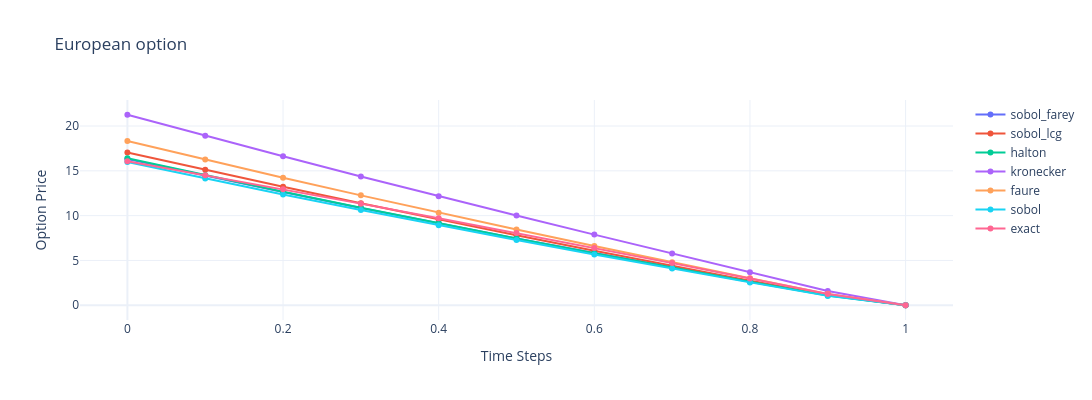

Notebook code for this chart:
### Code cell
title = 'European option'
dff = df['European']
sobol_seq.plot_option(dff, title)

### Figure 1 — Plotly figure (JSON) as saved in the notebook; plotly's stock layout.template omitted (floating-point values rounded to 4 significant figures)
{"data": [{"mode": "lines+markers", "name": "sobol_farey", "type": "scatter", "x": [0, 0.1, 0.2, 0.3, 0.4, 0.5, 0.6, 0.7, 0.8, 0.9, 1], "y": [16.32, 14.45, 12.63, 10.86, 9.141, 7.463, 5.83, 4.233, 2.667, 1.138, 0]}, {"mode": "lines+markers", "name": "sobol_lcg", "type": "scatter", "x": [0, 0.1, 0.2, 0.3, 0.4, 0.5, 0.6, 0.7, 0.8, 0.9, 1], "y": [17.06, 15.12, 13.22, 11.37, 9.57, 7.811, 6.09, 4.402, 2.747, 1.136, 0]}, {"mode": "lines+markers", "name": "halton", "type": "scatter", "x": [0, 0.1, 0.2, 0.3, 0.4, 0.5, 0.6, 0.7, 0.8, 0.9, 1], "y": [16.4, 14.52, 12.68, 10.89, 9.149, 7.453, 5.8, 4.188, 2.616, 1.086, 0]}, {"mode": "lines+markers", "name": "kronecker", "type": "scatter", "x": [0, 0.1, 0.2, 0.3, 0.4, 0.5, 0.6, 0.7, 0.8, 0.9, 1], "y": [21.26, 18.92, 16.62, 14.38, 12.18, 10.01, 7.883, 5.772, 3.676, 1.584, 0]}, {"mode": "lines+markers", "name": "faure", "type": "scatter", "x": [0, 0.1, 0.2, 0.3, 0.4, 0.5, 0.6, 0.7, 0.8, 0.9, 1], "y": [18.32, 16.25, 14.23, 12.26, 10.34, 8.452, 6.607, 4.8, 3.017, 1.27, 0]}, {"mode": "lines+markers", "name": "sobol", "type": "scatter", "x": [0, 0.1, 0.2, 0.3, 0.4, 0.5, 0.6, 0.7, 0.8, 0.9, 1], "y": [15.99, 14.15, 12.36, 10.62, 8.926, 7.28, 5.67, 4.093, 2.551, 1.046, 0]}, {"mode": "lines+markers", "name": "exact", "type": "scatter", "x": [0, 0.1, 0.2, 0.3, 0.4, 0.5, 0.6, 0.7, 0.8, 0.9, 1], "y": [16.07, 14.52, 12.94, 11.34, 9.717, 8.07, 6.399, 4.702, 2.979, 1.246, 0]}], "layout": {"height": 400, "title": {"text": "European option"}, "width": 1200, "xaxis": {"autorange": true, "range": [-0.06035, 1.06], "title": {"text": "Time Steps"}, "type": "linear"}, "yaxis": {"autorange": true, "range": [-1.646, 22.91], "title": {"text": "Option Price"}, "type": "linear"}}}
